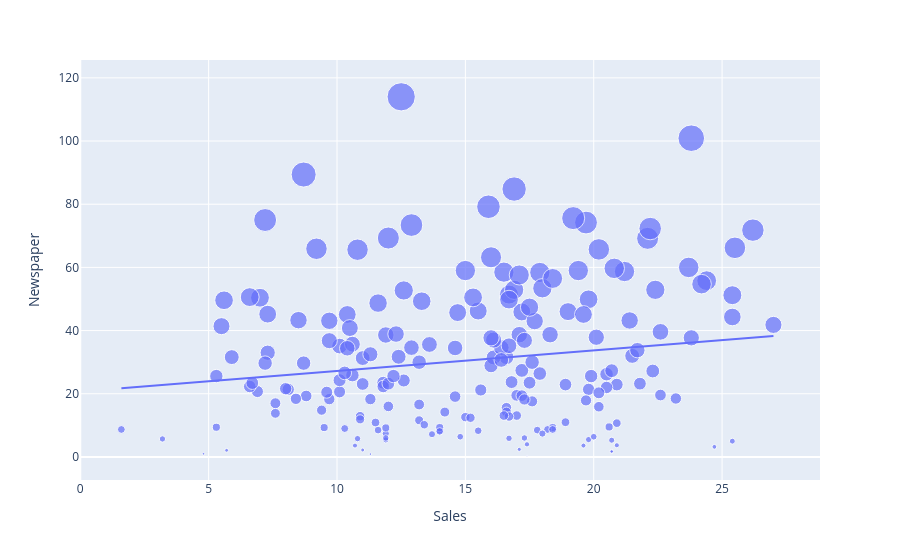

The cell this chart's notebook holds for it:
### Code cell
figure = px.scatter(data_frame=data, x='Sales',
                    y='Newspaper', size='Newspaper', trendline='ols')
figure.show()

### Figure 1 — Plotly figure (JSON) as saved in the notebook; plotly's stock layout.template omitted (floating-point values rounded to 4 significant figures; data arrays with more than 128 entries replaced by an {"elided": "..."} marker saying what was removed)
{"data": [{"hovertemplate": "Sales=%{x}<br>Newspaper=%{marker.size}<extra></extra>", "legendgroup": "", "marker": {"color": "#636efa", "size": {"elided": "200 float values"}, "sizemode": "area", "sizeref": 0.285, "symbol": "circle"}, "mode": "markers", "name": "", "orientation": "v", "showlegend": false, "type": "scatter", "x": {"elided": "200 float values"}, "xaxis": "x", "y": {"elided": "200 float values"}, "yaxis": "y"}, {"hovertemplate": "<b>OLS trendline</b><br>Newspaper = 0.651064 * Sales + 20.7031<br>R<sup>2</sup>=0.024951<br><br>Sales=%{x}<br>Newspaper=%{y} <b>(trend)</b><extra></extra>", "legendgroup": "", "marker": {"color": "#636efa", "symbol": "circle"}, "mode": "lines", "name": "", "showlegend": false, "type": "scatter", "x": {"elided": "200 float values"}, "xaxis": "x", "y": {"elided": "200 float values"}, "yaxis": "y"}], "layout": {"legend": {"itemsizing": "constant", "tracegroupgap": 0}, "margin": {"t": 60}, "xaxis": {"anchor": "y", "domain": [0, 1], "title": {"text": "Sales"}}, "yaxis": {"anchor": "x", "domain": [0, 1], "title": {"text": "Newspaper"}}}}
